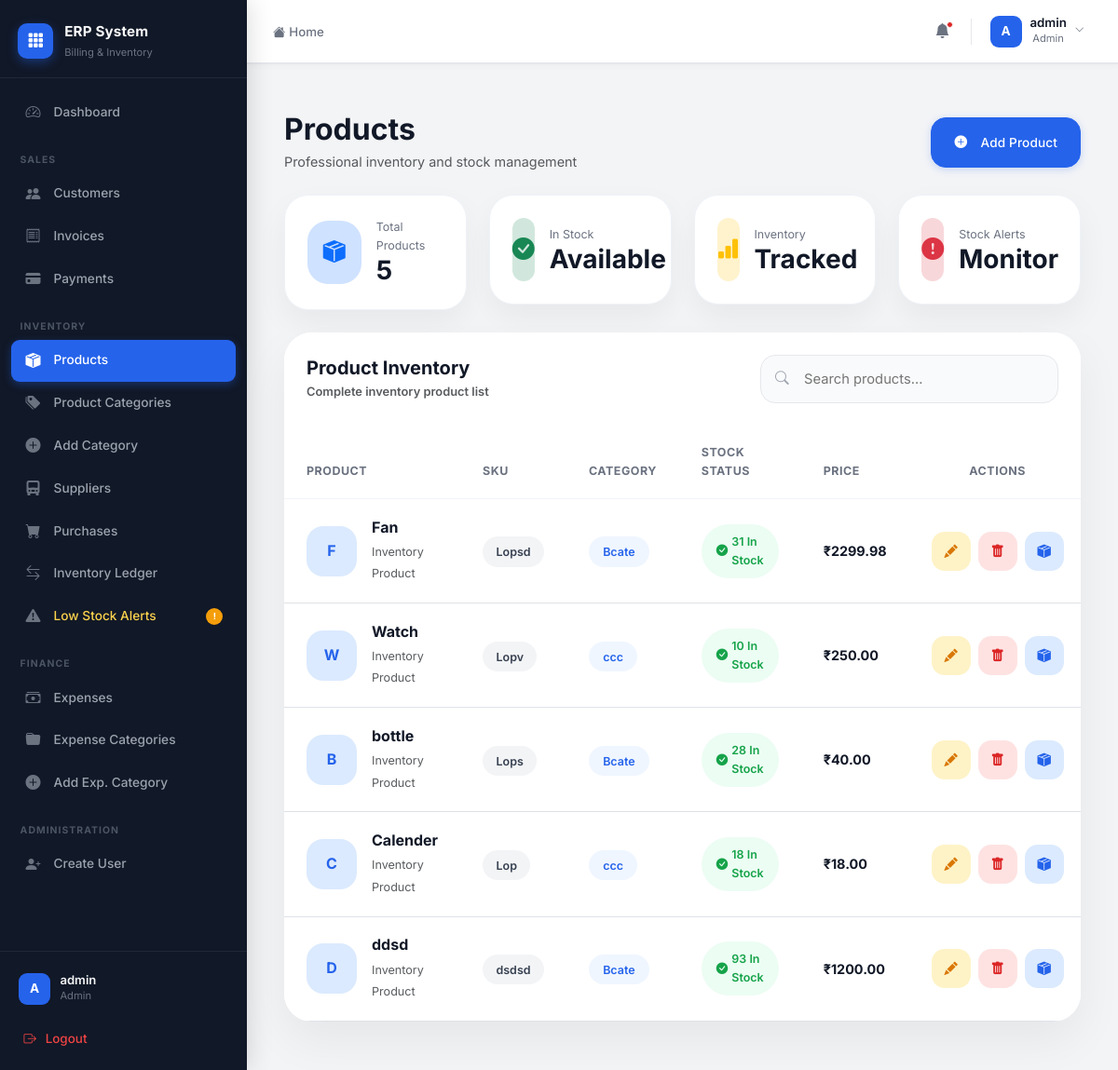
The page /products/ (signed in) on the database as committed earlier.
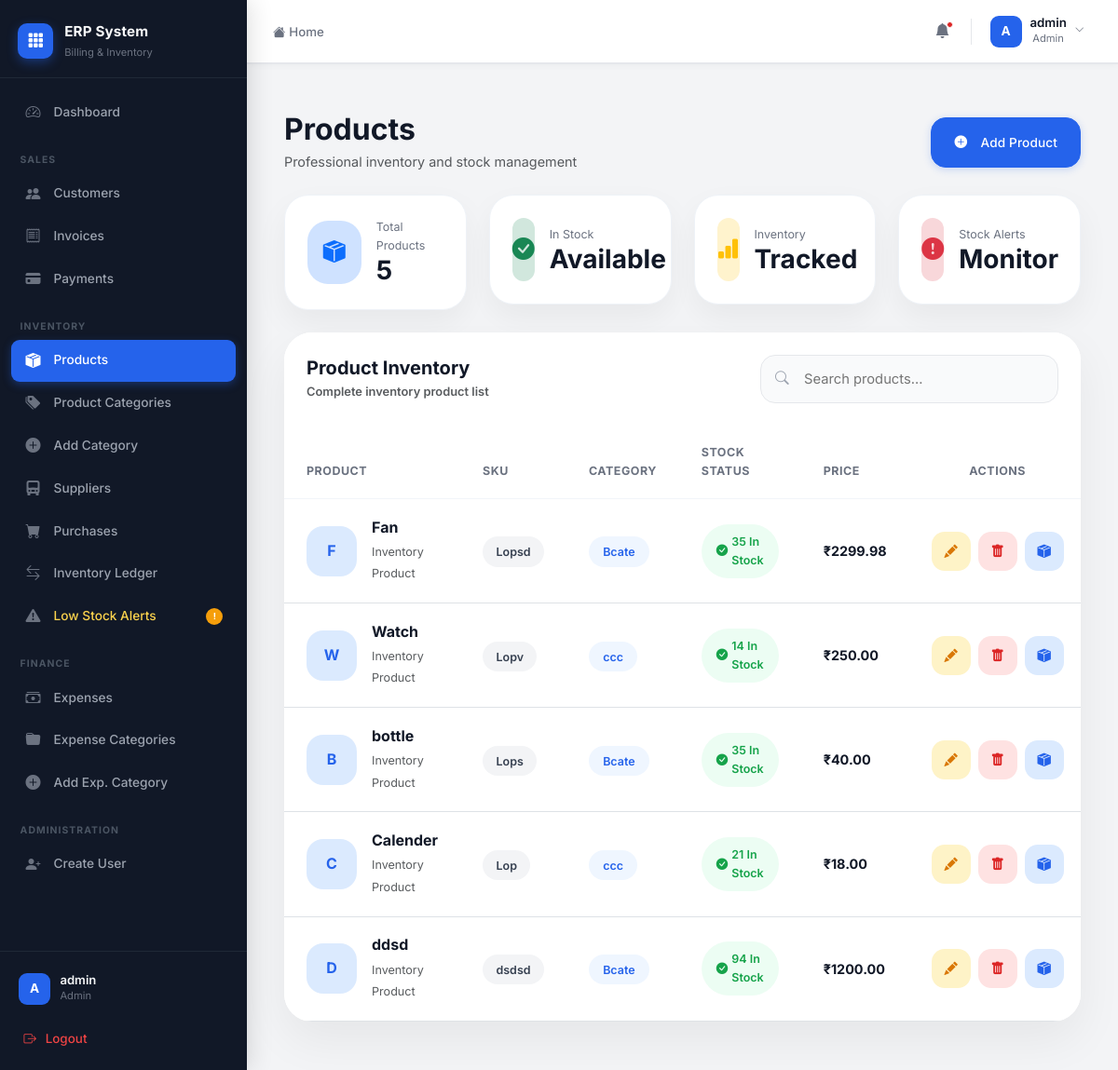
The same page on the database as committed later.
### products/models.py (models this page shows, shortened)
class Product(models.Model):
    name = models.CharField(max_length=255)
    sku = models.CharField(max_length=50, unique=True)
    category = models.ForeignKey(Category, on_delete=models.SET_NULL, null=True)
    purchase_price = models.DecimalField(max_digits=10, decimal_places=2)
    selling_price = models.DecimalField(max_digits=10, decimal_places=2)
    stock = models.IntegerField(default=0)
    low_stock_threshold = models.IntegerField(default=5)
    created_at = models.DateTimeField(auto_now_add=True)

class Category(models.Model):
    name = models.CharField(max_length=100)

### products/views.py (the view)
# urls.py: path('', product_list, name='product_list'),
@login_required
def product_list(request):
    products = Product.objects.all().order_by('-id')
    return render(request, 'products/product_list.html', {'products': products})

### templates/products/product_list.html (shortened to what the changed rows need)
{% extends 'layouts/admin_base.html' %}
{% block admin_content %}
<div class="container-fluid py-4">
    <div class="d-flex justify-content-between align-items-center flex-wrap gap-3 mb-4">
        <div>
            <h2 class="fw-bold mb-1">
                Products
            </h2>
        </div>
    </div>
    <div class="card border-0 product-table-card">
        <div class="table-responsive">
            <table class="table align-middle mb-0 product-table">
                <thead>
                    <tr>
                        <th>Product</th>
                        <th>SKU</th>
                        <th>Category</th>
                        <th>Stock Status</th>
                        <th>Price</th>
                        <th class="text-center">Actions</th>
                    </tr>
                </thead>
                <tbody>
                {% for product in products %}
                    <tr>
                        <td>
                            <div class="d-flex align-items-center gap-3">
                                <div class="product-avatar">
                                    {{ product.name|slice:":1"|upper }}
                                </div>
                                <div>
                                    <h6 class="mb-1 fw-bold">
                                        {{ product.name }}
                                    </h6>
                                    <small class="text-muted">
                                        Inventory Product
                                    </small>
                                </div>
                            </div>
                        </td>
                        <td>
                            <span class="sku-badge">
                                {{ product.sku }}
                            </span>
                        </td>
                        <td>
                            <span class="category-pill">
                                {{ product.category.name|default:"No Category" }}
                            </span>
                        </td>
                        <td>
                            {% if product.stock <= product.low_stock_threshold %}
                            <span class="stock-badge low-stock">
                                <i class="bi bi-exclamation-circle-fill me-1"></i>
                                {{ product.stock }} Low
                            </span>
                            {% else %}
                            <span class="stock-badge in-stock">
                                <i class="bi bi-check-circle-fill me-1"></i>
                                {{ product.stock }} In Stock
                            </span>
                            {% endif %}
                        </td>
                        <td>
                            <div class="price-tag">
                                ₹{{ product.selling_price }}
                            </div>
                        </td>
                        <td>
                            <div class="d-flex justify-content-center gap-2">
                                <a href="{% url 'edit_product' product.id %}"
                                   class="action-btn warning-btn">
                                    <i class="bi bi-pencil-fill"></i>
                                </a>
                                <a href="{% url 'delete_product' product.id %}"
                                   class="action-btn danger-btn">
                                    <i class="bi bi-trash-fill"></i>
                                </a>
                                <a href="{% url 'update_stock' product.id %}"
                                   class="action-btn info-btn">
                                    <i class="bi bi-box-seam-fill"></i>
                                </a>
                            </div>
                        </td>
                    </tr>
                {% endfor %}
                </tbody>
            </table>
        </div>
    </div>
</div>
{% endblock %}

Rows that differ between the two databases and show on the page:
changed Product "Fan": stock "31" → "35"
changed Product "Watch": stock "10" → "14"
changed Product "bottle": stock "28" → "35"
changed Product "Calender": stock "18" → "21"
changed Product "ddsd": stock "93" → "94"
